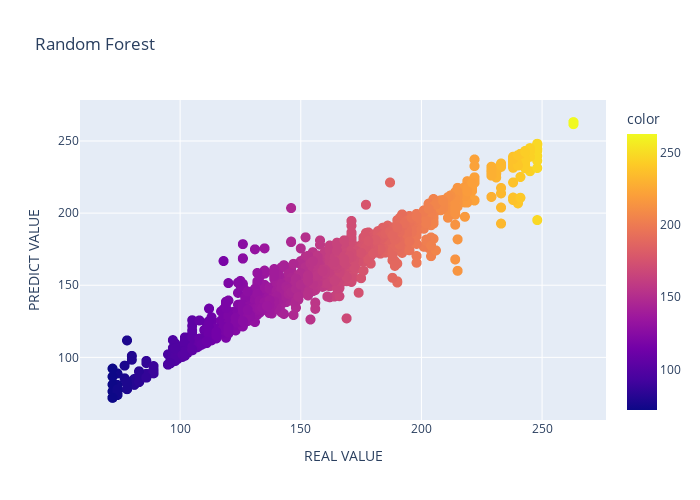

Write notebook code for a chart like this one.
### Code cell
# Visualization of true value verus predict value

import plotly.express as px

fig = px.scatter(x=y_test, y=y_pred, color=y_test, title='Random Forest', width=700, height=500, )
fig.update_traces(marker_size=10)
fig.update_xaxes(title_text='REAL VALUE')
fig.update_yaxes(title_text='PREDICT VALUE')
fig.show()

### Figure 1 — Plotly figure (JSON) as saved in the notebook; plotly's stock layout.template omitted (floating-point values rounded to 4 significant figures; data arrays with more than 128 entries replaced by an {"elided": "..."} marker saying what was removed)
{"data": [{"hovertemplate": "x=%{x}<br>y=%{y}<br>color=%{marker.color}<extra></extra>", "legendgroup": "", "marker": {"color": {"elided": "7696 int values"}, "coloraxis": "coloraxis", "size": 10, "symbol": "circle"}, "mode": "markers", "name": "", "showlegend": false, "type": "scattergl", "x": {"elided": "7696 int values"}, "xaxis": "x", "y": {"elided": "7696 float values"}, "yaxis": "y"}], "layout": {"coloraxis": {"colorbar": {"title": {"text": "color"}}, "colorscale": [[0, "#0d0887"], [0.1111, "#46039f"], [0.2222, "#7201a8"], [0.3333, "#9c179e"], [0.4444, "#bd3786"], [0.5556, "#d8576b"], [0.6667, "#ed7953"], [0.7778, "#fb9f3a"], [0.8889, "#fdca26"], [1, "#f0f921"]]}, "height": 500, "legend": {"tracegroupgap": 0}, "title": {"text": "Random Forest"}, "width": 700, "xaxis": {"anchor": "y", "domain": [0, 1], "title": {"text": "REAL VALUE"}}, "yaxis": {"anchor": "x", "domain": [0, 1], "title": {"text": "PREDICT VALUE"}}}}
